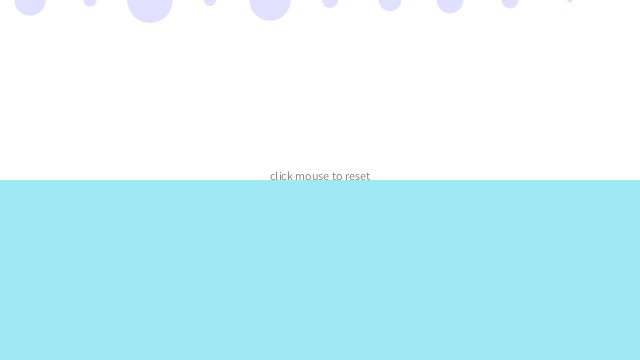
Frame 1 (no input)
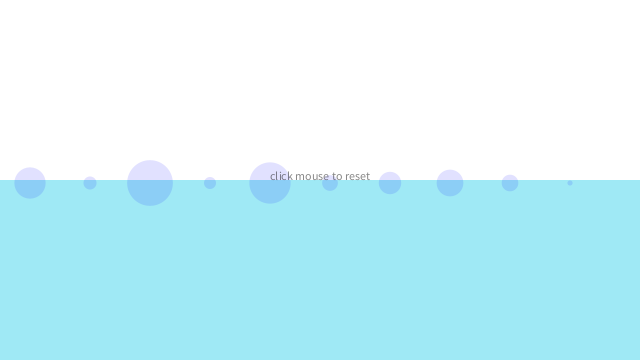
Frame 60 (the mouse pressed at the canvas centre just before this capture)
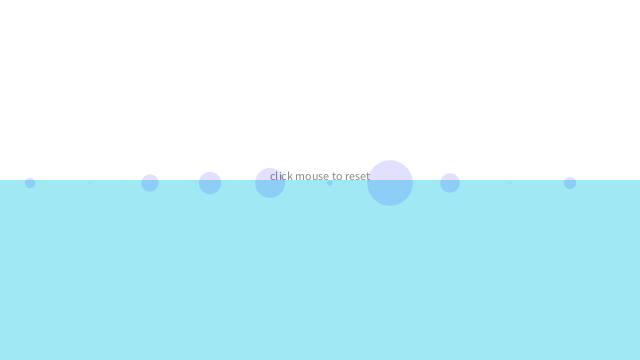
Frame 120 (the mouse held since frame 60 and released just before this capture)

The Processing sketch that drew these frames (run headless with seeded random() and noise(); from frame 60 on, the mouse is pressed at the canvas centre):

// Processing sketch: processing_157912
// ── processing_157912.pde

Mover[] movers = new Mover[10];
 
Liquid liquid;
 
void setup() {
  size(640, 360);
  reset();
  // Create liquid object
  liquid = new Liquid(0, height/2, width, height/2, 0.3);
}
 
void draw() {
  background(255);
   
  // Draw water
  liquid.display();
 
  for (int i = 0; i < movers.length; i++) {
     
    // Is the Mover in the liquid?
    if (liquid.contains(movers[i])) {
      // Calculate drag force
      PVector drag = liquid.drag(movers[i]);
      // Apply drag force to Mover
      movers[i].applyForce(drag);
    }
 
    // Gravity is scaled by mass here!
    PVector gravity = new PVector(0, 0.1*movers[i].mass);
    // Apply gravity
    movers[i].applyForce(gravity);
    
    // Update and display
    movers[i].update();
    movers[i].display();
    movers[i].checkEdges();
  }
   
  fill(0, 120);

  text("click mouse to reset",270,height/2);
   
}
 
void mousePressed() {
  reset();
}
 
// Restart all the Mover objects randomly
void reset() {
  for (int i = 0; i < movers.length; i++) {
    movers[i] = new Mover(random(0.05, 3), 30+i*60, 0);
  }
}
  
 // Liquid class
 class Liquid {
   
  // Liquid is a rectangle
  float x,y,w,h;
  // Coefficient of drag
  float c;
 
  Liquid(float x_, float y_, float w_, float h_, float c_) {
    x = x_;
    y = y_;
    w = w_;
    h = h_;
    c = c_;
  }
   
  // Is the Mover in the Liquid?
  boolean contains(Mover m) {
    PVector l = m.location;
    if (l.x > x && l.x < x + w && l.y > y && l.y < y + h) {
      return true;
    } else {
      return false;
    }
  }
   
  // Calculate drag force
  PVector drag(Mover m) {
    // Magnitude is coefficient * speed squared
    float speed = m.velocity.mag();
    float dragMagnitude = c * speed * speed;
 
    // Direction is inverse of velocity
    PVector drag = m.velocity.get();
    drag.mult(-1);
     
    // Scale according to magnitude
    drag.setMag(dragMagnitude);
    return drag;
  }
   
  void display() {
    noStroke();
    fill(10,200,230,100);
    rect(x,y,w,h);
  }
 
}
 
class Mover {
 
  // location, velocity, and acceleration
  PVector location;
  PVector velocity;
  PVector acceleration;
   
  // Mass is tied to size
  float mass;
 
  Mover(float m, float x, float y) {
    mass = m;
    location = new PVector(x, y);
    velocity = new PVector(0, 0);
    acceleration = new PVector(0, 0);
  }
 
  // Newton's 2nd law: F = M * A
  // or A = F / M
  void applyForce(PVector force) {
    // Divide by mass
    PVector f = PVector.div(force, mass);
    // Accumulate all forces in acceleration
    acceleration.add(f);
  }
 
  void update() {
     
    // Velocity changes according to acceleration
    velocity.add(acceleration);
    // Location changes by velocity
    location.add(velocity);
    // We must clear acceleration each frame
    acceleration.mult(0);
  }
   
  // Draw Mover
  void display() {
    noStroke();
    fill(0,1, 255, 30);
    ellipse(location.x, location.y, mass*16, mass*16);
  }
   
  // Bounce off bottom of window
  void checkEdges() {
    if (location.y > height) {
      velocity.y *= -1;  // A little dampening when hitting the bottom
      location.y = height;
    }
  }
}
